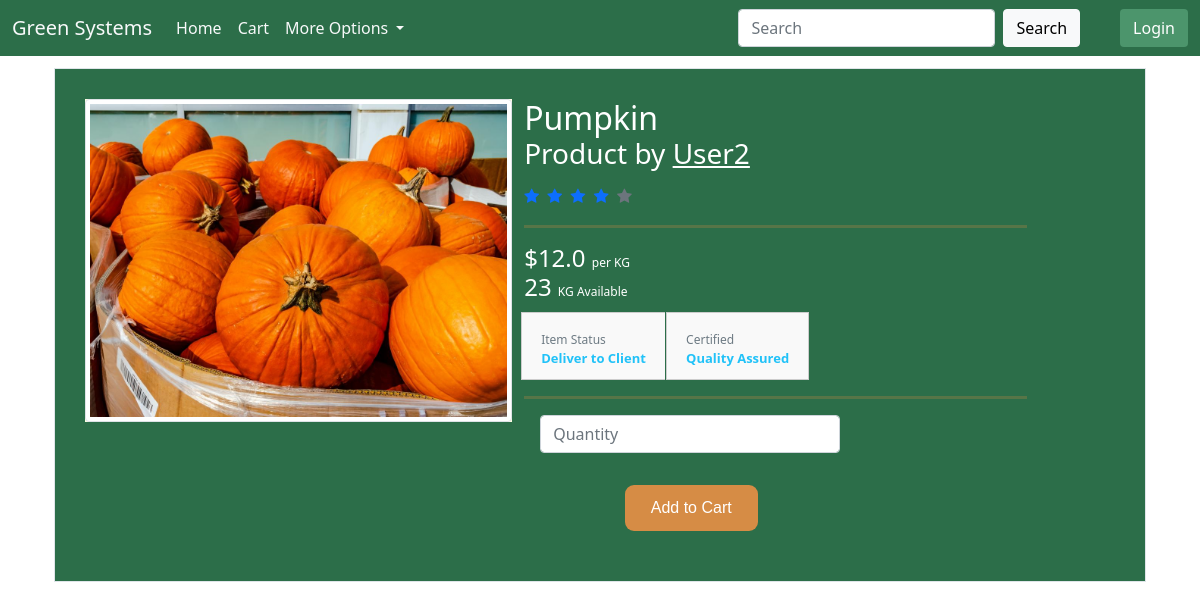
/item_details/3, run on an earlier commit of the app's database.
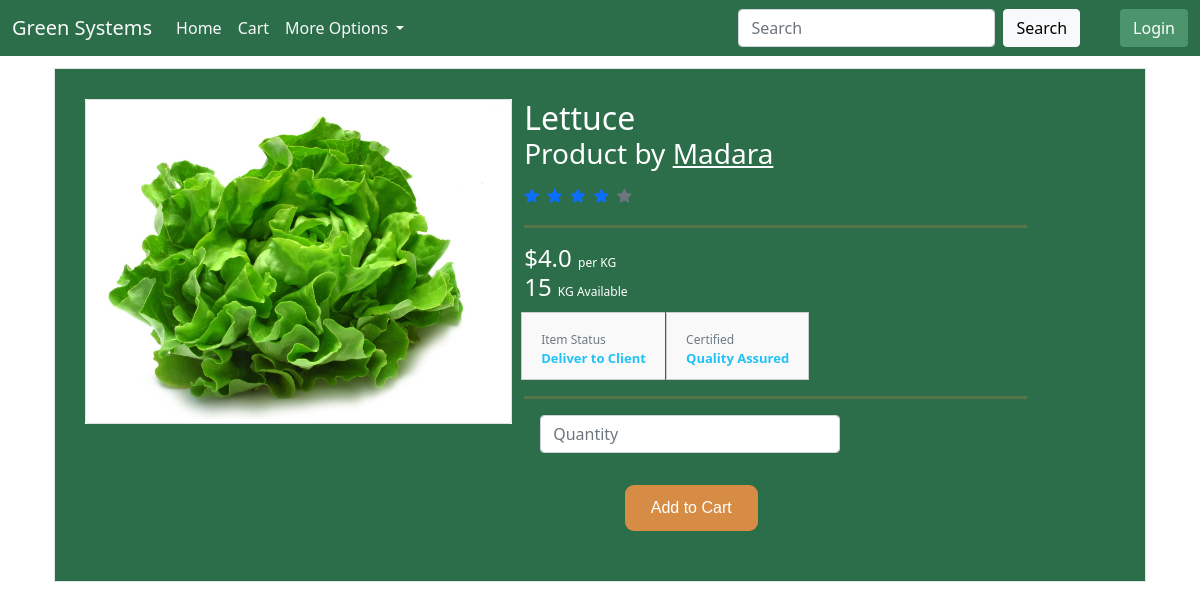
And on a later commit of the database.
### main.py (models this page shows, shortened)
class Item(db.Model):
    id=db.Column(db.Integer,primary_key=True)
    user_id=db.Column(db.Integer,db.ForeignKey('user.id'))
    name=db.Column(db.String,nullable=False)
    image=db.Column(db.String,nullable=False)
    quantity=db.Column(db.Integer,nullable=False)
    price=db.Column(db.Float,nullable=False)
    delivery=db.Column(db.String,nullable=False)

class User(db.Model,UserMixin):
    id=db.Column(db.Integer,primary_key=True)
    username=db.Column(db.String,unique=True,nullable=False)
    pfp=db.Column(db.String,nullable=False)
    email=db.Column(db.String,unique=True,nullable=False)
    phone_number=db.Column(db.Integer,unique=True)
    password=db.Column(db.String,nullable=False)
    longtitude=db.Column(db.Float,nullable=False)
    latitude=db.Column(db.Float,nullable=False)
    items=db.relationship('Item',backref='user')
    cart=db.relationship('Cart',backref='user')

### main.py (the view)
@app.route('/item_details/<int:id>',methods=['GET'])
def item_details(id):
    item=Item.query.get(id)
    return render_template('item_details.html',item=item)

### main.py
class SearchForm(FlaskForm):
    Search=StringField("Search",validators=[DataRequired()])
    submit=SubmitField("Search")

### main.py (called while the page is built)
@app.context_processor
def base():
    form=SearchForm()
    return dict(form=form)

### templates/item_details.html (shortened to what this page needs)
{% extends 'layout.html' %}
{% block content%}
<link href="https://maxcdn.bootstrapcdn.com/font-awesome/4.3.0/css/font-awesome.min.css" rel="stylesheet" />
<div class="container">
    <div class="product-content product-wrap clearfix product-deatil" style="background-color: #2c6e49">
        <div class="row">
            <div class="col-md-5 col-sm-12 col-xs-12">
                <div class="product-image">
                    <div id="myCarousel-2" class="carousel slide">
                        <div class="carousel-inner" style="background-color: #fefee3">
                            <div class="item">
                                <img src="/static/item_images/{{item.image}}" class="mx-auto img-thumbnail" alt="{{item.name}}" />
                            </div>
                        </div>
                    </div>
                </div>
            </div>
            <div class="col-md-6 col-md-offset-1 col-sm-12 col-xs-12" style="background-color: #2c6e49">
                <h2 class="name" style="color:white">
                    {{item.name}}
                    <small style="color: white">Product by <a href="/get_user_items/{{item.user.id}}" style="color:white ">{{item.user.username}}</a></small>
                    <i class="fa fa-star fa-2x text-primary"></i>
                    <i class="fa fa-star fa-2x text-primary"></i>
                    <i class="fa fa-star fa-2x text-primary"></i>
                    <i class="fa fa-star fa-2x text-primary"></i>
                    <i class="fa fa-star fa-2x text-muted"></i>
                </h2>
                <hr class="solid">
                <h3 class="price-container" style="color: white">
                    ${{item.price}}
                    <small style="color: white">per KG</small>
                </h3>
                <h3 class="price-container" style="color: white">
                    {{item.quantity}}
                    <small style="color: white">KG Available</small>
                </h3>
                <div class="certified">
                    <ul>
                        <li>
                            <a href="javascript:void(0);">Item Status<span>{{item.delivery}}</span></a>
                        </li>
                        <li>
                            <a href="javascript:void(0);">Certified<span>Quality Assured</span></a>
                        </li>
                    </ul>
                </div>
                <hr class="solid">
                <form class="form-inline"  method="POST" action="/add_to_cart/{{item.id}}">
                    <div class="form-group mx-sm-3 mb-2">
                      <input type="number" style="width: 300px;" min="1" max="{{item.quantity}}" class="form-control" id="quantity" name="quantity" placeholder="Quantity">
                    </div>
                    </form>
                    <div style="margin-left: 20%;">
                    <button type="submit" class="button-add-cart" style="background-color: #D68C45">Add to Cart</button>
                    </div>
                </div>
            </div>
        </div>
    </div>
</div>
{%endblock%}

What changed in the data, as far as the page shows it:
removed User: user.username "User2"
changed Item "Deliver to Client": image: a different picture; name "Pumpkin" → "Lettuce"; price "12.0" → "4.0"; quantity "23" → "15"
now on this page (row edited): User: user.username "Madara"
